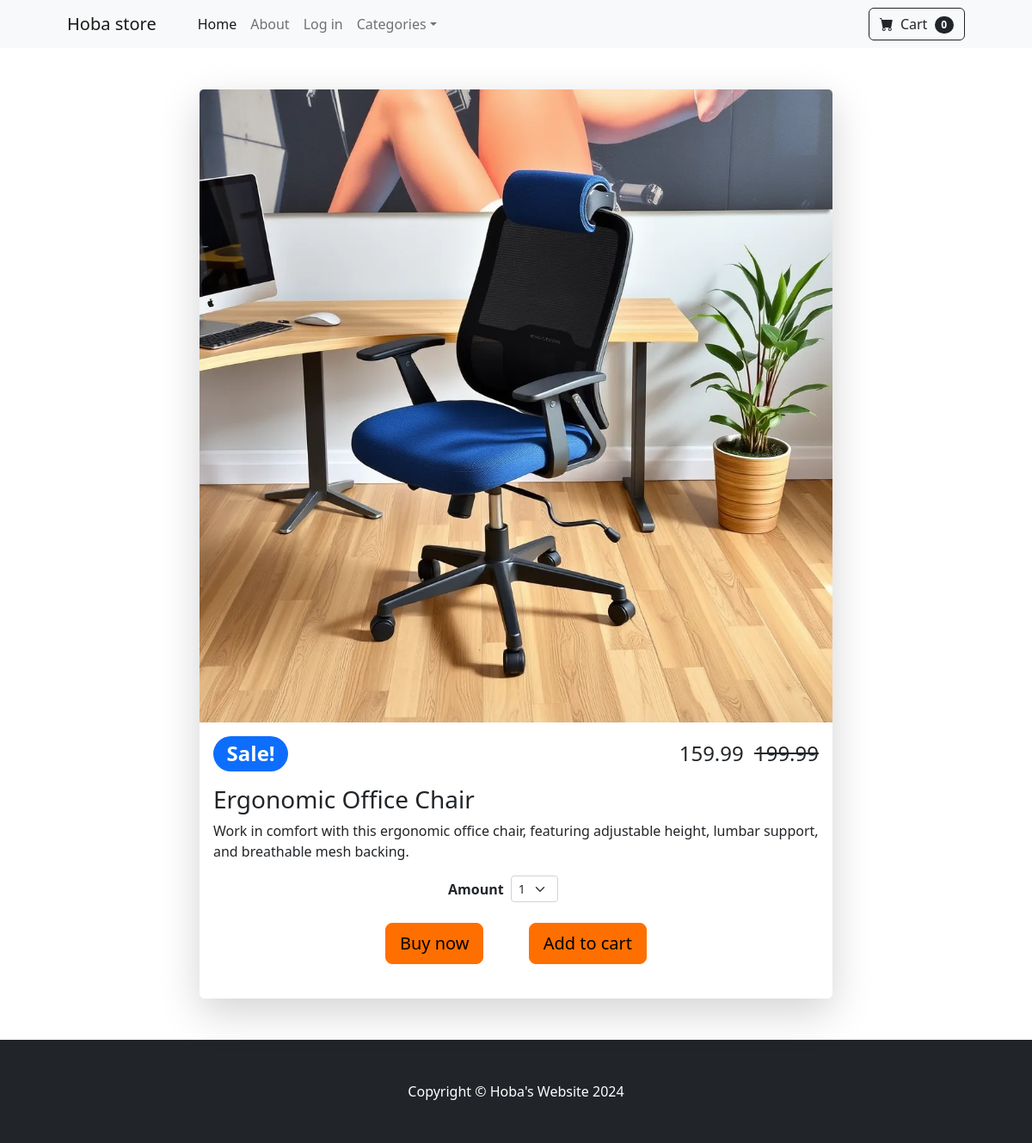
/product/1/, run on the app's committed database.
### store/models.py (models this page shows, shortened)
class Product(models.Model):
    product_name = models.CharField(max_length=50)
    price = models.DecimalField(default=0,decimal_places=2 ,max_digits=10)
    category = models.ForeignKey(Category, on_delete=models.CASCADE, default=1)
    description = models.TextField(max_length=500, default='', null=True)
    image = models.ImageField(upload_to='Products/imgs/%y/%m/%d/')
    is_sale = models.BooleanField(default=False)
    sale_price = models.DecimalField(default=0,decimal_places=2 ,max_digits=10)

### store/views.py (the view)
# urls.py: path('product/<int:pk>/', views.product, name='product'),
def product(request, pk):
    product = Product.objects.get(id=pk)
    return render(request, 'product/product.html', {'product': product})

### cart/cart.py (called while the page is built)
    def __len__(self):
        return len(self.cart)

### cart/context_processors.py (called while the page is built)
def cart(request):
    return {'cart': Cart(request)}

### store/templates/product/product.html (shortened to what this page needs)
{% extends "base.html" %}
 {% block content %}
 <main>
     <div class="container my-5">
       <div class="row justify-content-center">
         <div class="col-md-8">
           <div class="card h-100 shadow-lg border-0">
             <div class="position-relative overflow-hidden">
               <img src="{{product.image.url}}" class="card-img-top img-animate" alt="Product Image">
             </div>
             <div class="card-body">
                 <div class="clearfix mb-3">
                     {% if product.is_sale %}
                     <div class="d-flex justify-content-between align-items-center">
                         <span class="badge rounded-pill bg-primary fs-4">Sale!</span>
                         <div>
                             <span class="price-hp fs-4">{{product.sale_price}}</span>
                             <span class="price-hp fs-4 ms-2" style="text-decoration: line-through;">{{product.price}}</span>
                         </div>
                     </div>
                     {% else %}
                     <div class="d-flex justify-content-end">
                         <span class="price-hp fs-4">{{product.price}}</span>
                     </div>
                     {% endif %}
                 </div>
               <h3 class="card-title">{{product.product_name}}</h3>
               <p class="card-text">{{product.description}}</p>
                 <div class="row justify-content-center">
                     <div class="col-md-3">
                         <div class="d-flex align-items-center">
                             <label for="item-count" class="me-2 fw-bold">Amount</label>
                             <select class="form-select form-select-sm me-2" id="item-count" style="width: auto;">
                                 <option value="1">1</option>
                             </select>
                         </div>
                     </div>
                 </div>
               <div class="text-center my-4">
                 <a href="#" class="btn btn-warning btn-lg">Buy now</a>
                 <button type='button' value='{{ product.id }}' class='btn btn-warning btn-lg fs-5 ms-5' id='add-cart'>Add to cart</button>
               </div>
             </div>
           </div>
         </div>
       </div>
     </div>
 </main>
 {% endblock content %}

### store/templates/base.html (style rules this page uses)
.btn-warning { background-color: #ff6f00; border-color: #ff6f00; }
.img-animate { transition: transform 0.3s ease, filter 0.3s ease; }
.position-relative .img-animate::after { content: ''; position: absolute; top: 0; left: 0; width: 100%; height: 100%; background: rgba(0, 0, 0, 0.3); opacity: 0; transition: opacity 0.3s ease; }

### data on the page
Product: image (picture), sale_price "159.99", price "199.99", product_name "Ergonomic Office Chair", description "Work in comfort with this ergonomic office chair, featuring adjustable height, lumbar support, and breathable mesh backing."

### other printed values
{{ cart|length }} "0"
